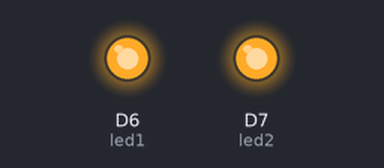
A sketch run on a simulated ESP8266 (NodeMCU). Parts: output pins drawn as LEDs (lit = HIGH).

Above: at 0.1 s.
At 38.4 s:
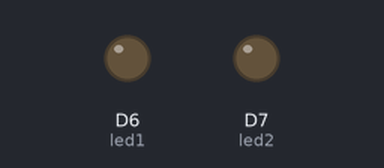
Timing chart, 0 to 39.9 s (numbered marks = the images above):
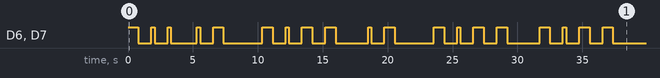

Measured:
- by itself, D6 (led1), D7 (led2): LOW → HIGH at 0.00 s, → LOW 0.80 s later, → HIGH 1.0 s later, → LOW 0.25 s later, … (38 changes in this stretch)

The sketch:

BlinkLed.ino
```cpp
// ------------
// Blink an LED
// ------------

/*-------------

We've heavily commented this code for you. If you're a pro, feel free to ignore it.

Comments start with two slashes or are blocked off by a slash and a star.
You can read them, but your device can't.
It's like a secret message just for you.

Every program based on Wiring (programming language used by Arduino, and Particle devices) has two essential parts:
setup - runs once at the beginning of your program
loop - runs continuously over and over

You'll see how we use these in a second.

This program will blink an led on and off every second.
It blinks the D7 LED on your Particle device. If you have an LED wired to D0, it will blink that LED as well.

-------------*/


// First, we're going to make some variables.
// This is our "shorthand" that we'll use throughout the program:

int led1 = D6; // Instead of writing D0 over and over again, we'll write led1
// You'll need to wire an LED to this one to see it blink.

int led2 = D7; // Instead of writing D7 over and over again, we'll write led2
// This one is the little blue LED on your board. On the Photon it is next to D7, and on the Core it is next to the USB jack.
int longBeep = 800;
int shortBeep = 250;
int letterGap = 1500;

int d[3] = {longBeep, shortBeep, shortBeep};
int a[2] = {shortBeep, longBeep};
int y[4] = {longBeep, shortBeep, longBeep, longBeep};
// Having declared these variables, let's move on to the setup function.
// The setup function is a standard part of any microcontroller program.
// It runs only once when the device boots up or is reset.

void setup() {

  // We are going to tell our device that D0 and D7 (which we named led1 and led2 respectively) are going to be output
  // (That means that we will be sending voltage to them, rather than monitoring voltage that comes from them)

  // It's important you do this here, inside the setup() function rather than outside it or in the loop function.

  pinMode(led1, OUTPUT);
  pinMode(led2, OUTPUT);

}

void playLetter(int *letter, int size){

  // And repeat!
    for(int i = 0; i<size; i++){
        digitalWrite(led1, HIGH);
        digitalWrite(led2, HIGH);
       // We'll leave it on for 1 second...
        delay(letter[i]);

        // Then we'll turn it off...
        digitalWrite(led1, LOW);
        digitalWrite(led2, LOW);

        // Wait 1 second...
        delay(1000);
  }

  delay(letterGap);
}

// Next we have the loop function, the other essential part of a microcontroller program.
// This routine gets repeated over and over, as quickly as possible and as many times as possible, after the setup function is called.
// Note: Code that blocks for too long (like more than 5 seconds), can make weird things happen (like dropping the network connection).  The built-in delay function shown below safely interleaves required background activity, so arbitrarily long delays can safely be done if you need them.

void loop() {
         // To blink the LED, first we'll turn it on...
    playLetter(d,sizeof(d));
    playLetter(a,sizeof(a));
    playLetter(y,sizeof(y));
}
```
